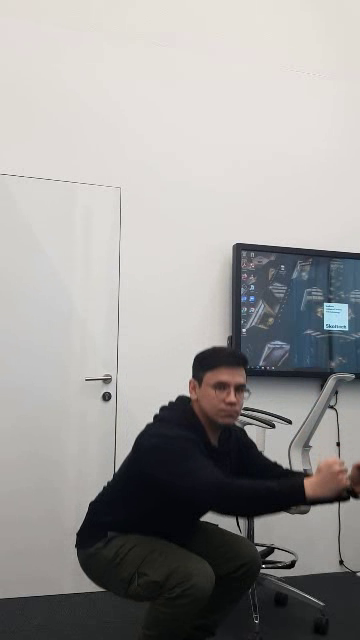
#> input picture frame 59 of data/output_video.mp4, 360 x 640 px, given in place of video_2023-12-20_13-20-51.mp4, which was not available
$ jupyter execute AI_trainer_experiments.ipynb
#> lines starting #> are read from the running program, lines starting #| are printed output that depends on the picture; after the words box and inside, x2 and y2 are one past the last pixel; in counts of white or black regions, pixels touching at a corner belong together; pictures that were not available may be replaced by others from this repository, and a replacement may not be noted
### PoseModule.py
import cv2
import mediapipe as mp
import time
import math

class poseDetector():

    def __init__(self, mode=False, upBody=False, smooth=True, detectionCon=True, trackCon=0.5):

        self.mode=mode
        self.upBody=upBody
        self.smooth=smooth
        self.detectionCon=detectionCon
        self.trackCon=trackCon

        self.mpDraw=mp.solutions.drawing_utils
        self.mpPose=mp.solutions.pose
        self.pose=self.mpPose.Pose(self.mode,self.upBody,self.smooth,self.detectionCon,self.trackCon)

# [8 lines of commented-out code are left out]
    # [66 lines left out: functions findPose, findPosition, findAngle, main, not called in this run]

# [2 lines that do not run on import are left out]


### AI_trainer_experiments.ipynb
[cell 1]
# !pip install -q mediapipe

[cell 2]
import cv2
import numpy as np
import time
# from google.colab.patches import cv2_imshow
import PoseModule as pm

[cell 3]
def resize_video(input_path, output_path, times):
    cap = cv2.VideoCapture(input_path)
    original_width = int(cap.get(cv2.CAP_PROP_FRAME_WIDTH))
    original_height = int(cap.get(cv2.CAP_PROP_FRAME_HEIGHT))
    width = int(original_width / times)
    height = int(original_height / times)
    fourcc = cv2.VideoWriter_fourcc(*'mp4v')
    out = cv2.VideoWriter(output_path, fourcc, 30, (width, height))

    while True:
        ret, frame = cap.read()
        if not ret:
            break

        resized_frame = cv2.resize(frame, (width, height))
        out.write(resized_frame)

    cap.release()
    out.release()

    print("Video resizing complete.")

# If input video is with high resolution we need resize

# input_path = "20231220_113403_001.mp4"
# output_path = "output_video.mp4"
# resize_video(input_path, output_path, times = 3)

[cell 4]
def aitrainer(feedback_type: str, body: str, level: str):
    if feedback_type == 'real_time':
        cap = cv2.VideoCapture(0)
        save_video = False
    else:
        cap = cv2.VideoCapture(feedback_type)
        save_video = True
    detector = pm.poseDetector()
    count = 0
    dir_ = 0
    pTime = 0

    width = int(cap.get(cv2.CAP_PROP_FRAME_WIDTH))
    height = int(cap.get(cv2.CAP_PROP_FRAME_HEIGHT))

    fourcc = cv2.VideoWriter_fourcc(*'mp4v')
    out = cv2.VideoWriter(f'aitrainer_mediapipe_{feedback_type}.mp4', fourcc, 30.0, (width, height))

    while True:
        success, img = cap.read()
        if not success:
            break
        if feedback_type == 'real_time':
            img = cv2.flip(img, 1)
        img = detector.findPose(img, False)
        lmList = detector.findPosition(img, False)

        if len(lmList) != 0:
            if body == 'right_arm':
                angle = detector.findAngle(img, 11, 13, 15)
            if body == 'left_arm':
                angle = detector.findAngle(img, 12, 14, 16)
            if body == 'right_foot':
                angle = detector.findAngle(img, 23, 25, 27)
            if body == 'left_foot':
                angle = detector.findAngle(img, 24, 26, 28)
            if body == 'abs':
                angle = detector.findAngle(img, 25, 23, 11)

            if level == 'easy':
                per = np.interp(angle, (80, 110), (0, 100))
                bar = np.interp(angle, (80, 110), (300, 100))
            if level == 'medium':
                per = np.interp(angle, (60, 130), (0, 100))
                bar = np.interp(angle, (60, 130), (300, 100))
            if level == 'hard':
                per = np.interp(angle, (45, 150), (0, 100))
                bar = np.interp(angle, (45, 150), (300, 100))

            color = (0, 255, 255)
            if per == 100:
                color = (0, 255, 0)
                if dir_ == 0:
                    count += 0.5
                    dir_ = 1
            if per == 0:
                color = (0, 0, 255)
                if dir_ == 1:
                    count += 0.5
                    dir_ = 0

            cv2.rectangle(img, (10, 100), (50, 300), color, 3)
            cv2.rectangle(img, (10, int(bar)), (50, 300), color, cv2.FILLED)
            cv2.putText(img, f'{int(per)}%', (10, 75), cv2.FONT_HERSHEY_PLAIN, 2, color, 2)

            text = f'count: {int(count)}'
            text_size, _ = cv2.getTextSize(text, cv2.FONT_HERSHEY_PLAIN, 3, 3)
            cv2.rectangle(img, (80, 80 - text_size[1]), (text_size[0] + 90, 80), (255, 255, 255), cv2.FILLED)
            cv2.putText(img, text, (80, 80), cv2.FONT_HERSHEY_PLAIN, 3, (255, 0, 0), 3)

        cTime = time.time()
        fps = 1 / (cTime - pTime)
        pTime = cTime

        fps_text = f'fps: {int(fps)}'
        fps_text_size, _ = cv2.getTextSize(fps_text, cv2.FONT_HERSHEY_PLAIN, 3, 3)
        cv2.rectangle(img, (80, 40 - fps_text_size[1]), (fps_text_size[0] + 90, 40), (255, 255, 255), cv2.FILLED)
        cv2.putText(img, fps_text, (80, 40), cv2.FONT_HERSHEY_PLAIN, 3, (255, 0, 0), 3)
        out.write(img)

        if save_video:
            out.write(img)

        cv2.imshow("YourAiTrainer", img)
        cv2.waitKey(1)

    cap.release()
    if save_video:
        out.release()
    cv2.destroyAllWindows()

[cell 5]
aitrainer('output_video.mp4', 'right_foot', 'easy')
#> (the call stopped at in __init__, `self.pose=self.mpPose.Pose(self.mode,self.upBody,self.smooth,self.dete..`: mediapipe is not available in this run)

[cell 6]
def calculate_angle(A, B, C):
    BA = A - B
    BC = C - B
    cosine_angle = np.dot(BA, BC) / (np.linalg.norm(BA) * np.linalg.norm(BC))
    angle = np.degrees(np.arccos(cosine_angle))
    return angle

def find_most_active_points(points, last_points):
    if points.shape[0] != last_points.shape[0]:
        return points
    else:
        displacements = np.linalg.norm(points - last_points, axis=1)
        active_indices = np.argsort(displacements)[-3:]

        return points[active_indices]

def detect_keypoints_dummy(frame):
    gray = cv2.cvtColor(frame, cv2.COLOR_BGR2GRAY)
    orb = cv2.ORB_create()
    keypoints = orb.detect(gray, None)
    keypoints = np.array([kp.pt for kp in keypoints])
    return keypoints

def main():
    cap = cv2.VideoCapture('video_2023-12-20_13-20-51.mp4')
    ret, last_frame = cap.read()
#> last_frame is the input picture: shape (640, 360, 3); mean B, G, R 152.8, 154.3, 156
    last_points = detect_keypoints_dummy(last_frame)
#> in detect_keypoints_dummy, `gray = cv2.cvtColor(frame, cv2.COLOR_BGR2GRAY)`:
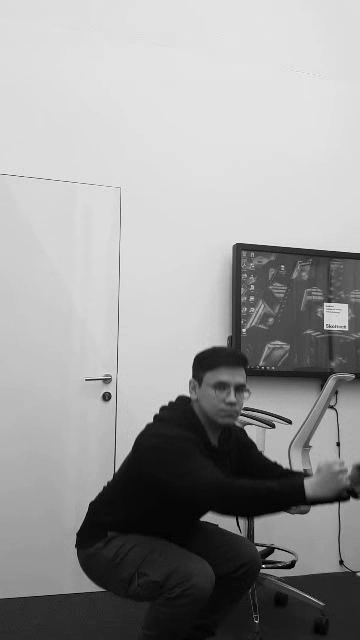
#> gray: shape (640, 360); min 0, max 253, mean 154.5
#> in detect_keypoints_dummy, `keypoints = orb.detect(gray, None)`: keypoints = 496 keypoints; strongest (x, y, size): (263, 565, 31), (275, 550, 31), (325, 303, 31), (290, 423, 31)
#> in detect_keypoints_dummy, `keypoints = np.array([kp.pt for kp in keypoints])`: keypoints = 496 pairs, first value 75 to 327, second value 242.4 to 590
#> last_points has the same summary as keypoints in detect_keypoints_dummy
    fps_ = cap.get(cv2.CAP_PROP_FPS)
    delay = int(1000 / fps_)
    count = 0
    pTime = 0

    # Obtain frame width and height
    frame_width = int(cap.get(cv2.CAP_PROP_FRAME_WIDTH))
    frame_height = int(cap.get(cv2.CAP_PROP_FRAME_HEIGHT))

    # Define the codec and create a VideoWriter object
    fourcc = cv2.VideoWriter_fourcc(*'mp4v')  # Define the codec (codec may vary based on system configuration)
    out = cv2.VideoWriter('output_comparison_1.mp4', fourcc, 30.0, (frame_width, frame_height))  # Create VideoWriter object

    while True:
        ret, frame = cap.read()
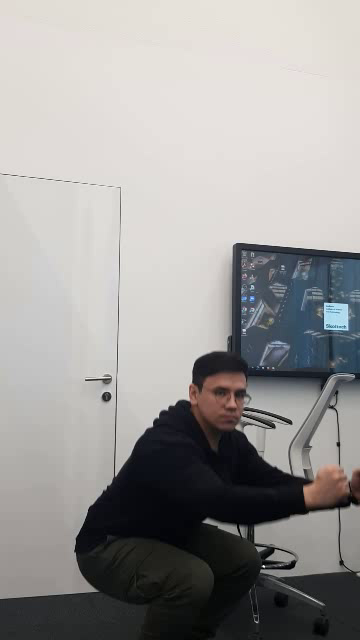
#> input picture frame 60 of data/output_video.mp4, 360 x 640 px, given in place of video_2023-12-20_13-20-51.mp4, which was not available
#> frame is the input picture: shape (640, 360, 3); mean B, G, R 152.8, 154.2, 155.9
        if not ret:
            break
        current_points = detect_keypoints_dummy(frame)
#> in detect_keypoints_dummy (call 2), `gray = cv2.cvtColor(frame, cv2.COLOR_BGR2GRAY)`:
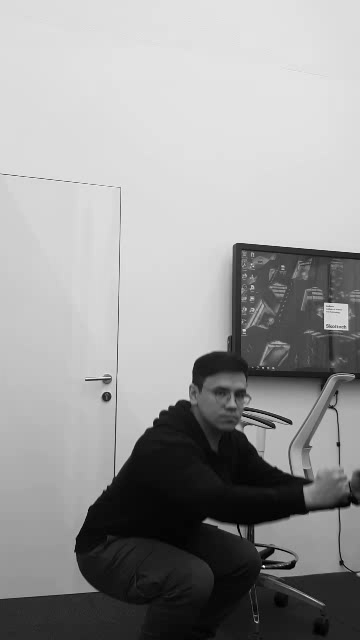
#> gray: shape (640, 360); min 0, max 255, mean 154.5
#> in detect_keypoints_dummy (call 2), `keypoints = orb.detect(gray, None)`: keypoints = 489 keypoints; strongest (x, y, size): (263, 566, 31), (326, 303, 31), (325, 328, 31), (263, 565, 37.2)
#> in detect_keypoints_dummy (call 2), `keypoints = np.array([kp.pt for kp in keypoints])`: keypoints = 489 pairs, first value 74 to 327, second value 193.5 to 591
#> current_points has the same summary as keypoints in detect_keypoints_dummy
        active_points = find_most_active_points(current_points, last_points)
#> active_points has the same summary as keypoints in detect_keypoints_dummy
        last_points = current_points
#> last_points has the same summary as keypoints in detect_keypoints_dummy
        if len(active_points) == 3:
            active_points = np.round(active_points).astype(int)
            angle = calculate_angle(active_points[0], active_points[1], active_points[2])
            if abs(180 - angle) > 179.65:
                count += 0.5
            elif abs(180 - angle) < 0.35:
                count += 0.5
            cv2.putText(frame, f"Count: {int(count)}", (10, 50), cv2.FONT_HERSHEY_SIMPLEX, 1, (0, 0, 255), 2)

        cTime = time.time()
        fps = 1 / (cTime - pTime)
        pTime = cTime

        cv2.putText(frame, f"FPS: {round(fps, 4)}", (10, 100), cv2.FONT_HERSHEY_SIMPLEX, 1, (0, 0, 255), 2)
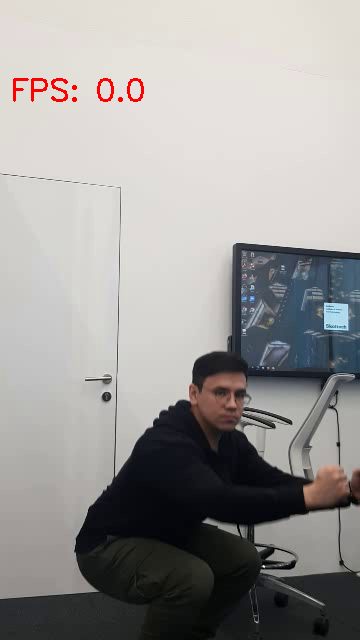
#> frame: shape (640, 360, 3); 0.38% of pixels changed, all inside (x1, y1, x2, y2) = (13, 78, 144, 102)
        cv2.imshow("Frame", frame)

        # Write the frame to the video file
        out.write(frame)

        if cv2.waitKey(delay) & 0xFF == ord('q'):
#> (key q is pressed here)
            break

    # Release the VideoWriter object and capture object
    out.release()
    cap.release()
    cv2.destroyAllWindows()

if __name__ == "__main__":
    main()

[cell 7]
# Concatenate and save videoes

cap1 = cv2.VideoCapture('aitrainer_comparison_1.mp4')
cap2 = cv2.VideoCapture('output_comparison_1.mp4')

width1 = int(cap1.get(cv2.CAP_PROP_FRAME_WIDTH))
width2 = int(cap2.get(cv2.CAP_PROP_FRAME_WIDTH))
height1 = int(cap1.get(cv2.CAP_PROP_FRAME_HEIGHT))
height2 = int(cap2.get(cv2.CAP_PROP_FRAME_HEIGHT))

height = max(height1, height2)

fourcc = cv2.VideoWriter_fourcc(*'mp4v')
out = cv2.VideoWriter('abs.mp4', fourcc, 30.0, (width1 + width2 + 150, height))

while True:
    ret1, frame1 = cap1.read()
    ret2, frame2 = cap2.read()

    if not ret1 or not ret2:
        break

    frame1 = cv2.resize(frame1, (width1, height)) if ret1 else np.zeros((height, width1, 3), dtype='uint8')
    frame2 = cv2.resize(frame2, (width2, height)) if ret2 else np.zeros((height, width2, 3), dtype='uint8')

    label_space = np.zeros((height, 150, 3), dtype='uint8')
    cv2.putText(label_space, "<- with mediapipe", (0, 50), cv2.FONT_HERSHEY_SIMPLEX, 0.5, (255, 255, 255), 1)
    cv2.putText(label_space, "my approach ->", (10, height - 50), cv2.FONT_HERSHEY_SIMPLEX, 0.5, (255, 255, 255), 1)

    combined_frame = np.concatenate((frame1, label_space, frame2), axis=1)
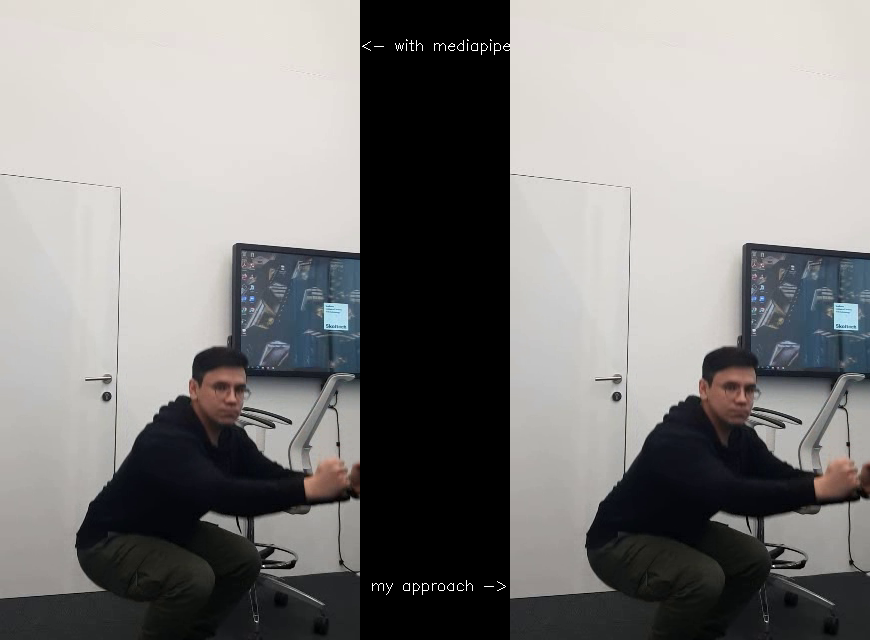
#> combined_frame: shape (640, 870, 3); mean B, G, R 126.7, 127.9, 129.3
    out.write(combined_frame)

cap1.release()
cap2.release()
out.release()
cv2.destroyAllWindows()

$ run again, starting later in the video
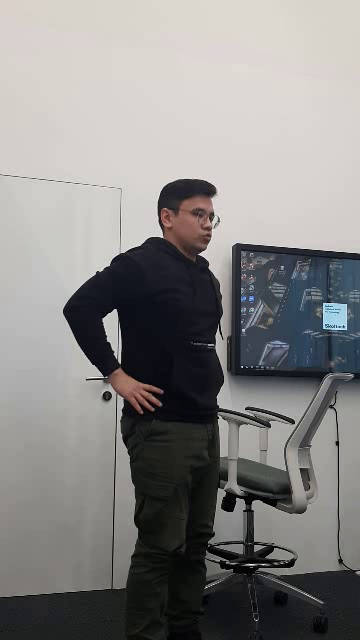
#> input picture frame 266 of data/output_video.mp4, 360 x 640 px, given in place of video_2023-12-20_13-20-51.mp4, which was not available
#> in main, last_frame is the input picture: shape (640, 360, 3); mean B, G, R 132.6, 133.6, 135.1
#> in detect_keypoints_dummy, `gray = cv2.cvtColor(frame, cv2.COLOR_BGR2GRAY)`:
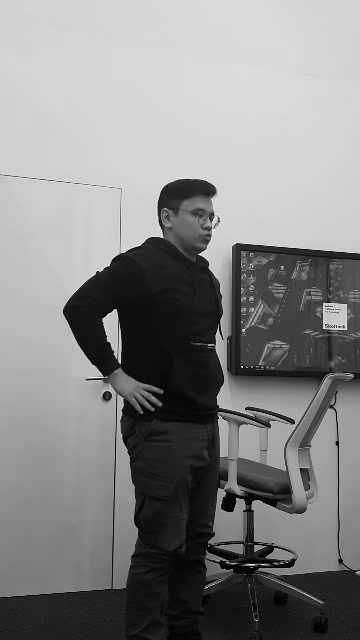
#> gray: shape (640, 360); min 0, max 255, mean 133.9
#> in detect_keypoints_dummy, `keypoints = orb.detect(gray, None)`: keypoints = 500 keypoints; strongest (x, y, size): (115, 309, 31), (114, 310, 37.2), (102, 375, 31), (325, 303, 31)
#> in detect_keypoints_dummy, `keypoints = np.array([kp.pt for kp in keypoints])`: keypoints = 500 pairs, first value 62.21 to 328, second value 179.2 to 587
#> last_points has the same summary as keypoints in detect_keypoints_dummy
#> in detect_keypoints_dummy (call 2), `keypoints = orb.detect(gray, None)`: keypoints = 500 keypoints; strongest (x, y, size): (115, 309, 31), (212, 344, 31), (102, 375, 31), (325, 303, 31)
#> current_points = 500 pairs, first value 62.21 to 328, second value 179.2 to 587
#> displacements = 500 values, max 378.2 at index 127, min 0 at index 49, mean 146.2
#> active_indices = [241, 129, 127]
#> in main, `active_points = find_most_active_points(current_points, last_points)`: active_points = [[214.6, 187.2], [214.8, 192], [259.2, 567.6]]
#> in main, `active_points = np.round(active_points).astype(int)`: active_points = [[215, 187], [215, 192], [259, 568]]
#> BA = [0, -5]
#> BC = [44, 376]
#> cosine_angle = -0.993
#> in calculate_angle, `angle = np.degrees(np.arccos(cosine_angle))`: angle = 173.3
#> `combined_frame = np.concatenate((frame1, label_space, frame2), axis=1)`:
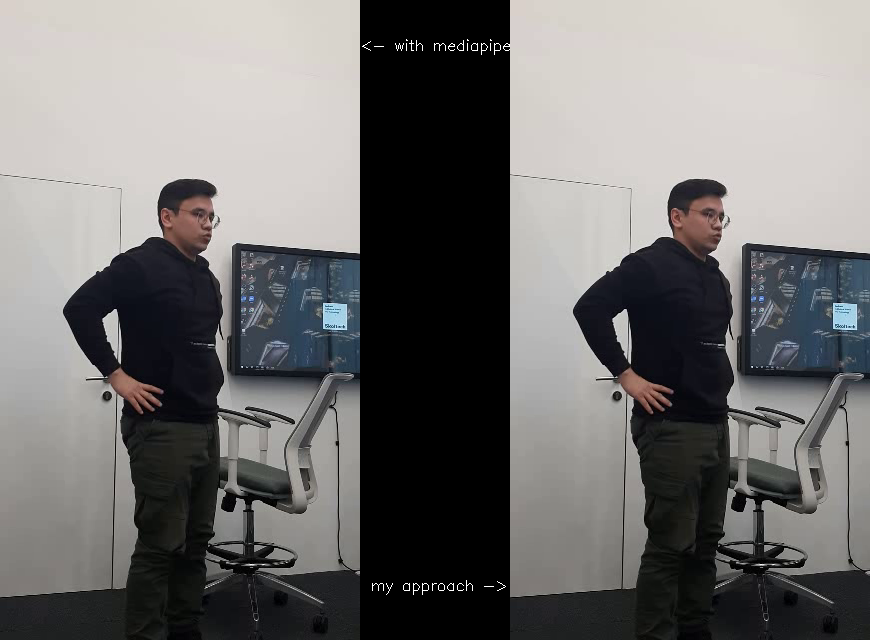
#> combined_frame: shape (640, 870, 3); mean B, G, R 110, 110.8, 112.1

$ run again, starting later in the video
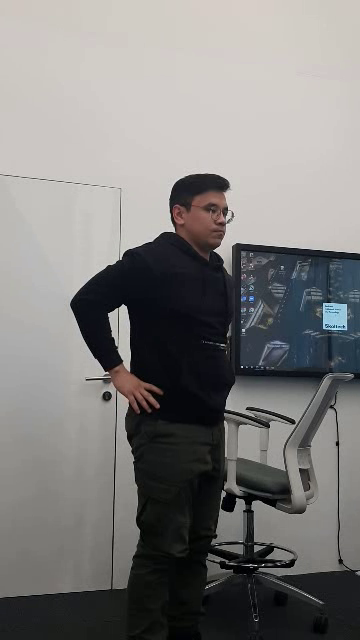
#> input picture frame 473 of data/output_video.mp4, 360 x 640 px, given in place of video_2023-12-20_13-20-51.mp4, which was not available
#> in main, last_frame is the input picture: shape (640, 360, 3); mean B, G, R 123.7, 124.9, 126.2
#> in detect_keypoints_dummy, `keypoints = orb.detect(gray, None)`: keypoints = 500 keypoints; strongest (x, y, size): (124, 305, 31), (122, 305, 37.2), (214, 250, 31), (173, 231, 31)
#> in detect_keypoints_dummy, `keypoints = np.array([kp.pt for kp in keypoints])`: keypoints = 500 pairs, first value 69.12 to 326, second value 173.2 to 587
#> in main, `last_points = detect_keypoints_dummy(last_frame)`: last_points has the same summary as keypoints in detect_keypoints_dummy
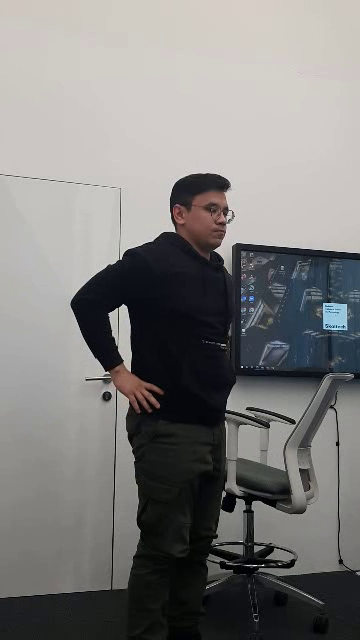
#> input picture frame 474 of data/output_video.mp4, 360 x 640 px, given in place of video_2023-12-20_13-20-51.mp4, which was not available
#> in main, frame is the input picture: shape (640, 360, 3); mean B, G, R 123.8, 124.9, 126.3
#> in detect_keypoints_dummy (call 2), `keypoints = orb.detect(gray, None)`: keypoints = 500 keypoints; strongest (x, y, size): (124, 305, 31), (122, 305, 31), (325, 303, 31), (107, 372, 31)
#> current_points = 500 pairs, first value 69.6 to 327, second value 173.2 to 587
#> displacements = 500 values, max 384 at index 389, min 0 at index 235, mean 157.9
#> active_indices = [121, 433, 389]
#> in main, `active_points = find_most_active_points(current_points, last_points)`: active_points = [[276, 549.6], [215, 540.5], [268.7, 554.9]]
#> in main, `last_points = current_points`: last_points has the same summary as current_points
#> in main, `active_points = np.round(active_points).astype(int)`: active_points = [[276, 550], [215, 540], [269, 555]]
#> BA = [61, 10]
#> BC = [54, 15]
#> cosine_angle = 0.994
#> in calculate_angle, `angle = np.degrees(np.arccos(cosine_angle))`: angle = 6.21
#> `combined_frame = np.concatenate((frame1, label_space, frame2), axis=1)`:
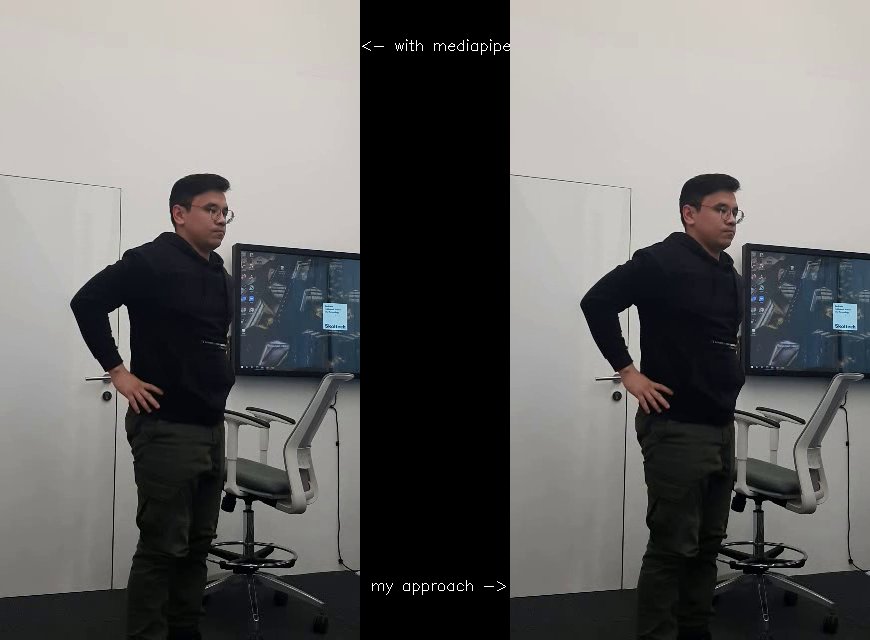
#> combined_frame: shape (640, 870, 3); mean B, G, R 102.6, 103.6, 104.7
